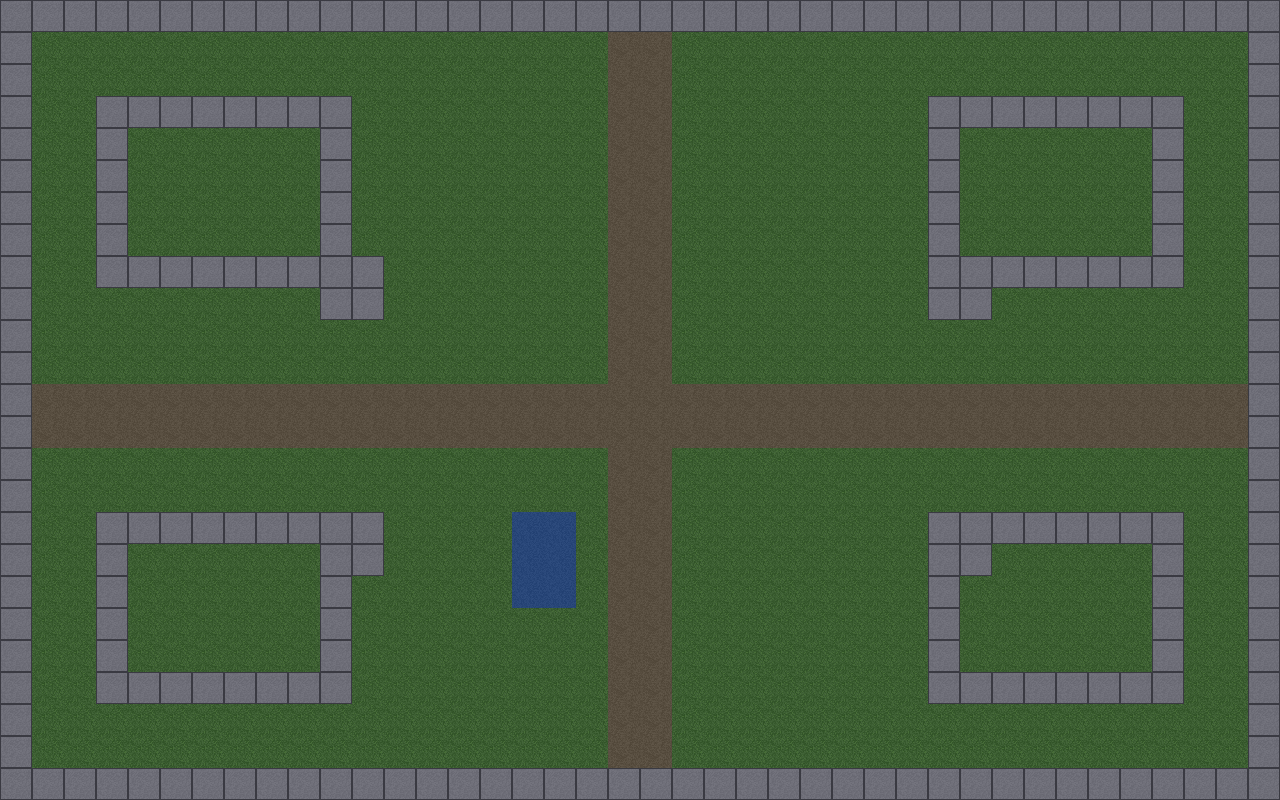

Rendered tile map (Tiled .tmx) drawn with the repository's tilesets; below, a short description and the full map source, tile grids included:
An orthogonal 40x25 tile map with 32x32 px tiles, 1 tile layer (ground) and 1 object (spawn-courtyard).

<map version="1.10" tiledversion="1.10.2" orientation="orthogonal" renderorder="right-down" width="40" height="25" tilewidth="32" tileheight="32" infinite="0" nextlayerid="3" nextobjectid="2">
 <tileset firstgid="1" source="tiles/world.tsx" />
 <layer id="1" name="ground" width="40" height="25">
  <data encoding="csv">
  2,2,2,2,2,2,2,2,2,2,2,2,2,2,2,2,2,2,2,2,2,2,2,2,2,2,2,2,2,2,2,2,2,2,2,2,2,2,2,2,
  2,1,1,1,1,1,1,1,1,1,1,1,1,1,1,1,1,1,1,3,3,1,1,1,1,1,1,1,1,1,1,1,1,1,1,1,1,1,1,2,
  2,1,1,1,1,1,1,1,1,1,1,1,1,1,1,1,1,1,1,3,3,1,1,1,1,1,1,1,1,1,1,1,1,1,1,1,1,1,1,2,
  2,1,1,2,2,2,2,2,2,2,2,1,1,1,1,1,1,1,1,3,3,1,1,1,1,1,1,1,1,2,2,2,2,2,2,2,2,1,1,2,
  2,1,1,2,1,1,1,1,1,1,2,1,1,1,1,1,1,1,1,3,3,1,1,1,1,1,1,1,1,2,1,1,1,1,1,1,2,1,1,2,
  2,1,1,2,1,1,1,1,1,1,2,1,1,1,1,1,1,1,1,3,3,1,1,1,1,1,1,1,1,2,1,1,1,1,1,1,2,1,1,2,
  2,1,1,2,1,1,1,1,1,1,2,1,1,1,1,1,1,1,1,3,3,1,1,1,1,1,1,1,1,2,1,1,1,1,1,1,2,1,1,2,
  2,1,1,2,1,1,1,1,1,1,2,1,1,1,1,1,1,1,1,3,3,1,1,1,1,1,1,1,1,2,1,1,1,1,1,1,2,1,1,2,
  2,1,1,2,2,2,2,2,2,2,2,2,1,1,1,1,1,1,1,3,3,1,1,1,1,1,1,1,1,2,2,2,2,2,2,2,2,1,1,2,
  2,1,1,1,1,1,1,1,1,1,2,2,1,1,1,1,1,1,1,3,3,1,1,1,1,1,1,1,1,2,2,1,1,1,1,1,1,1,1,2,
  2,1,1,1,1,1,1,1,1,1,1,1,1,1,1,1,1,1,1,3,3,1,1,1,1,1,1,1,1,1,1,1,1,1,1,1,1,1,1,2,
  2,1,1,1,1,1,1,1,1,1,1,1,1,1,1,1,1,1,1,3,3,1,1,1,1,1,1,1,1,1,1,1,1,1,1,1,1,1,1,2,
  2,3,3,3,3,3,3,3,3,3,3,3,3,3,3,3,3,3,3,3,3,3,3,3,3,3,3,3,3,3,3,3,3,3,3,3,3,3,3,2,
  2,3,3,3,3,3,3,3,3,3,3,3,3,3,3,3,3,3,3,3,3,3,3,3,3,3,3,3,3,3,3,3,3,3,3,3,3,3,3,2,
  2,1,1,1,1,1,1,1,1,1,1,1,1,1,1,1,1,1,1,3,3,1,1,1,1,1,1,1,1,1,1,1,1,1,1,1,1,1,1,2,
  2,1,1,1,1,1,1,1,1,1,1,1,1,1,1,1,1,1,1,3,3,1,1,1,1,1,1,1,1,1,1,1,1,1,1,1,1,1,1,2,
  2,1,1,2,2,2,2,2,2,2,2,2,1,1,1,1,4,4,1,3,3,1,1,1,1,1,1,1,1,2,2,2,2,2,2,2,2,1,1,2,
  2,1,1,2,1,1,1,1,1,1,2,2,1,1,1,1,4,4,1,3,3,1,1,1,1,1,1,1,1,2,2,1,1,1,1,1,2,1,1,2,
  2,1,1,2,1,1,1,1,1,1,2,1,1,1,1,1,4,4,1,3,3,1,1,1,1,1,1,1,1,2,1,1,1,1,1,1,2,1,1,2,
  2,1,1,2,1,1,1,1,1,1,2,1,1,1,1,1,1,1,1,3,3,1,1,1,1,1,1,1,1,2,1,1,1,1,1,1,2,1,1,2,
  2,1,1,2,1,1,1,1,1,1,2,1,1,1,1,1,1,1,1,3,3,1,1,1,1,1,1,1,1,2,1,1,1,1,1,1,2,1,1,2,
  2,1,1,2,2,2,2,2,2,2,2,1,1,1,1,1,1,1,1,3,3,1,1,1,1,1,1,1,1,2,2,2,2,2,2,2,2,1,1,2,
  2,1,1,1,1,1,1,1,1,1,1,1,1,1,1,1,1,1,1,3,3,1,1,1,1,1,1,1,1,1,1,1,1,1,1,1,1,1,1,2,
  2,1,1,1,1,1,1,1,1,1,1,1,1,1,1,1,1,1,1,3,3,1,1,1,1,1,1,1,1,1,1,1,1,1,1,1,1,1,1,2,
  2,2,2,2,2,2,2,2,2,2,2,2,2,2,2,2,2,2,2,2,2,2,2,2,2,2,2,2,2,2,2,2,2,2,2,2,2,2,2,2
</data>
 </layer>
 <objectgroup id="2" name="shapes">
  <object id="1" name="spawn-courtyard" x="544" y="352" width="192" height="160" />
 </objectgroup>
</map>
